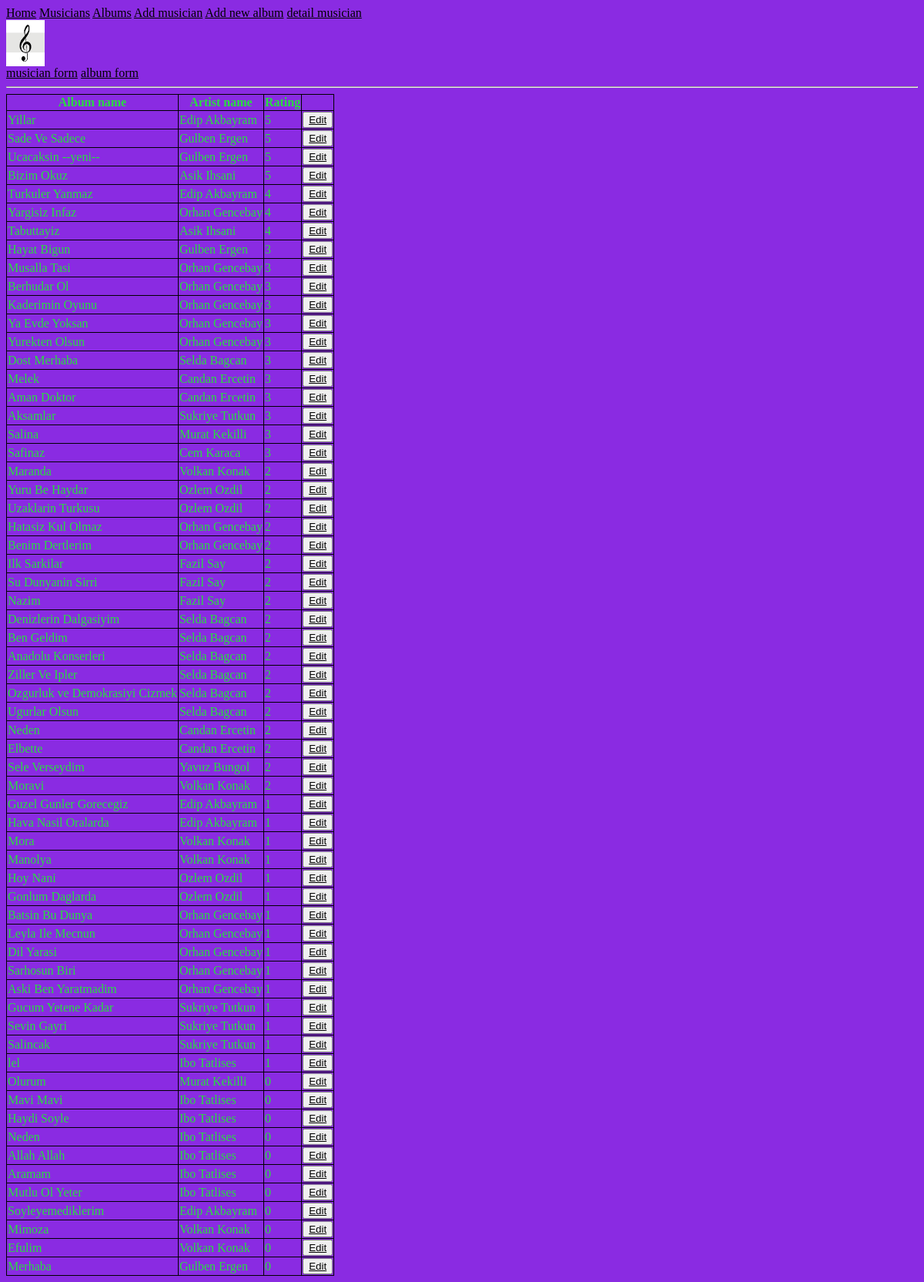
The app's page /album_list/, older data.
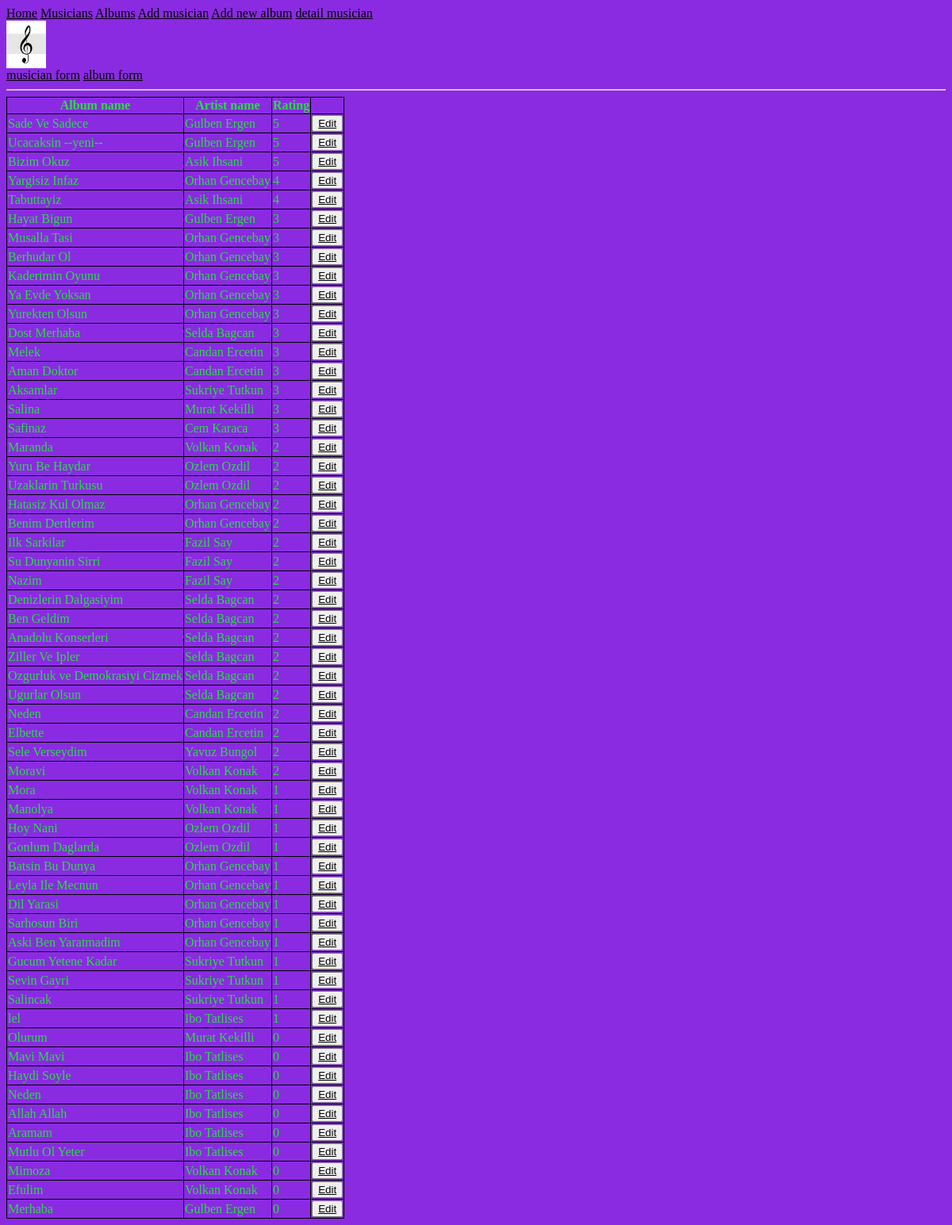
The same page, newer data.
### my_app/models.py (models this page shows, shortened)
class Album(models.Model):
    artist = models.ForeignKey(Musician, on_delete=models.CASCADE)
    name = models.CharField(max_length=30)
    rel_date = models.DateField()
    num_stars = models.IntegerField()
    rating = (
        (1,"Worst"),
        (2,"Bad"),
        (3,"Meh"),
        (4,"Good"),
        (5,"Very Good")
    )
    num_stars = models.IntegerField(choices=rating)
    class Meta:
        ordering = ['-num_stars']

class Musician(models.Model):
    first_name = models.CharField(max_length=30)
    last_name = models.CharField(max_length=30)
    tool = models.CharField(max_length=30)
    class Meta:
        ordering = ['first_name']
    def __str__(self):
        return self.first_name + " " + self.last_name

### my_app/views.py (the view)
# urls.py: path('album_list/',AlbumsOgli.as_view(),name="albumlist"),
class AlbumsOgli(ListView):
    model = Album

### templates/my_app/album_list.html (shortened to what this page needs)
{% extends 'my_app/base.html' %}
{% block content %}
{% load static %}
<table>
    <tr>
        <th>Album name</th>
        <th>Artist name</th>
        <th>Rating</th>
    </tr>
    {% for x in object_list %}
        <tr>
            <td>{{x.name}}</td>
            <td>{{x.artist}}</td>
            <td>{{x.num_stars}}</td>
            <td> <button> <a href="{% url 'detail_album_page' album_detail_id=x.pk %}" >Edit</a></button></td>
        </tr>
    {% endfor %}
</table>
{% endblock %}

### templates/my_app/base.html (shortened to what this page needs)
{% load static %}
<link rel="stylesheet" href="{% static 'css/omercik.css' %}">
<!DOCTYPE html>
<html lang="en">
<head>
</head>
<a href="{% url 'home page' %}">Home</a>
<a href="{% url 'musicianlist' %}">Musicians</a>
<a href="{% url 'albumlist' %}">Albums</a>
<a href="{% url 'addsinger'%}">Add musician</a>
<a href="{% url 'addalbums'%}">Add new album</a>
<a href="{% url 'detailsingerpage' %}">detail musician</a><br>
<img src="{% static 'images/sol.jpg' %}" alt="solkey"  width="50" height="60" >
<br>
<a href="{% url 'musician_form' %}">musician form</a>
<a href="{% url 'album_form' %}">album form</a>
<hr>
<body>
    {% block content %}
    {% endblock %}
</body>
</html>

### static/css/omercik.css (style rules this page uses)
body { color:rgb(41, 221, 65); background-color:blueviolet; }
a { color:black; }

### templates/my_app/album_list.html (style rules this page uses)
table, th, td { border: 1px solid black; border-collapse: collapse; }

Row changes from the older to the newer data that the page shows:
removed Album: name "Yillar", artist "Edip Akbayram", num_stars "5"
removed Album: name "Turkuler Yanmaz", artist "Edip Akbayram", num_stars "4"
removed Album: name "Guzel Gunler Gorecegiz", artist "Edip Akbayram", num_stars "1"
removed Album: name "Hava Nasil Oralarda", artist "Edip Akbayram", num_stars "1"
removed Album: name "Soyleyemediklerim", artist "Edip Akbayram", num_stars "0"
